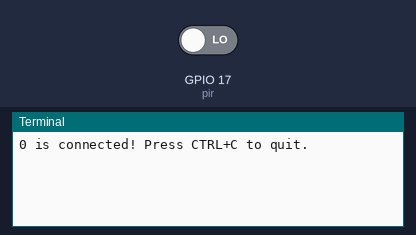
Bench run of a program on a simulated Raspberry Pi (BCM pin numbers). Shown: the last lines printed to the terminal. The test bench sets the inputs (shaded band); at power-on: GPIO 17 (pir) LOW. Random numbers come from a fixed seed; the camera gives no picture and a still takes 0.5 s; databases and web services accept everything at once and return nothing.

Above: at 2.2 s.
2.3 s: GPIO 17 (pir) driven HIGH
At 2.7 s:
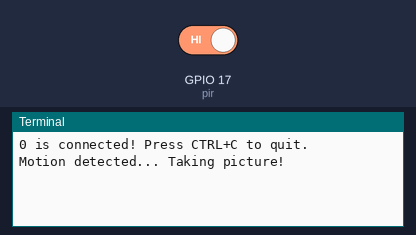
At 4.3 s:
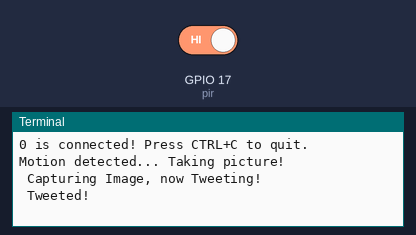

The program:

twitter_cam.py
```python
#!/usr/bin/env python

import tweepy
import random, time, os
import RPi.GPIO as GPIO
import picamera

api_key = '79Ey99baEGDcs1KS3j8hNNdkj'
api_secret = '1xkIovgMgvXpyvLcCxUySwJlMp2STiF6Y14MunSeZHW9QT98Ad'
access_token = '264774670-fNl3JPv2vwmjdmUDra1v88U327i4E14j6MSieRA5'
token_secret = '4Ms8CKxqp3SLqjsKhnyCO8xCfgezURXw0RUYSfWTKQcsi'

auth = tweepy.OAuthHandler(api_key, api_secret)
auth.set_access_token(access_token, token_secret)

api = tweepy.API(auth)
my = api.me()
tweet_text = ['Another shot taken with mytweet-pi', 'Just spotted with my Raspberry Pi3','Demo for PIR with Camera']

print my.name, "is connected! Press CTRL+C to quit."

pir = 17
GPIO.setmode(GPIO.BCM)
# set pir as IN, not OUT
GPIO.setup(pir, GPIO.IN)

### Camera Settings
camera = picamera.PiCamera()
cam_res = (1024, 768)
camera.led = True # False for birds
pics_taken = 0
time.sleep(1)

# MAIN

def motion_sense(pir):
  print "Motion detected... Taking picture!"
  take_picture(cam_res)

def take_picture(resolution):
  global pics_taken
  camera.resolution = resolution
  camera.capture(os.path.join('pics', 'image_' + str(pics_taken) + '.jpg'))
  pics_taken += 1
  print " Capturing Image, now Tweeting! """
  update_twitter()

def update_twitter():
  api.update_with_media(os.path.join('pics', 'image_' + str(pics_taken -1) + '.jpg'),
  status = random.choice(tweet_text))
  print " Tweeted! """
  time.sleep(60)

try:
  GPIO.add_event_detect(pir, GPIO.RISING, callback=motion_sense)
  while True:
    time.sleep(60)
except KeyboardInterrupt:
  print "\n Quitting..."

finally:
  camera.close()
  GPIO.cleanup()
```

Measured:
- after the input at 2.3 s, the terminal: prints a new line at once (image 1)
